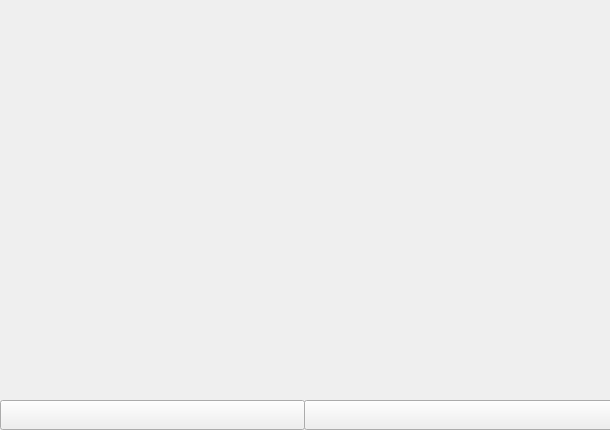
<?xml version="1.0" encoding="UTF-8"?>
<ui version="4.0">
 <class>MainWindow</class>
 <widget class="QMainWindow" name="MainWindow">
  <property name="geometry">
   <rect>
    <x>0</x>
    <y>0</y>
    <width>610</width>
    <height>430</height>
   </rect>
  </property>
  <property name="windowTitle">
   <string>Вакансії Тернополя</string>
  </property>
  <widget class="QWidget" name="centralwidget">
   <widget class="QLabel" name="image">
    <property name="geometry">
     <rect>
      <x>0</x>
      <y>0</y>
      <width>610</width>
      <height>400</height>
     </rect>
    </property>
    <property name="text">
     <string/>
    </property>
    <property name="pixmap">
     <pixmap>../../Pictures/img_logo.png</pixmap>
    </property>
   </widget>
   <widget class="QPushButton" name="find_button">
    <property name="geometry">
     <rect>
      <x>0</x>
      <y>400</y>
      <width>305</width>
      <height>30</height>
     </rect>
    </property>
    <property name="text">
     <string/>
    </property>
    <property name="icon">
     <iconset>
      <normaloff>../../Desktop/vasay/Pictures/find_b_0.png</normaloff>../../Desktop/vasay/Pictures/find_b_0.png</iconset>
    </property>
    <property name="iconSize">
     <size>
      <width>305</width>
      <height>30</height>
     </size>
    </property>
   </widget>
   <widget class="QPushButton" name="expose_button">
    <property name="geometry">
     <rect>
      <x>304</x>
      <y>400</y>
      <width>311</width>
      <height>30</height>
     </rect>
    </property>
    <property name="text">
     <string/>
    </property>
    <property name="icon">
     <iconset>
      <normaloff>../../Pictures/expose_b_0.png</normaloff>../../Pictures/expose_b_0.png</iconset>
    </property>
    <property name="iconSize">
     <size>
      <width>305</width>
      <height>30</height>
     </size>
    </property>
   </widget>
  </widget>
 </widget>
 <resources/>
 <connections/>
</ui>
